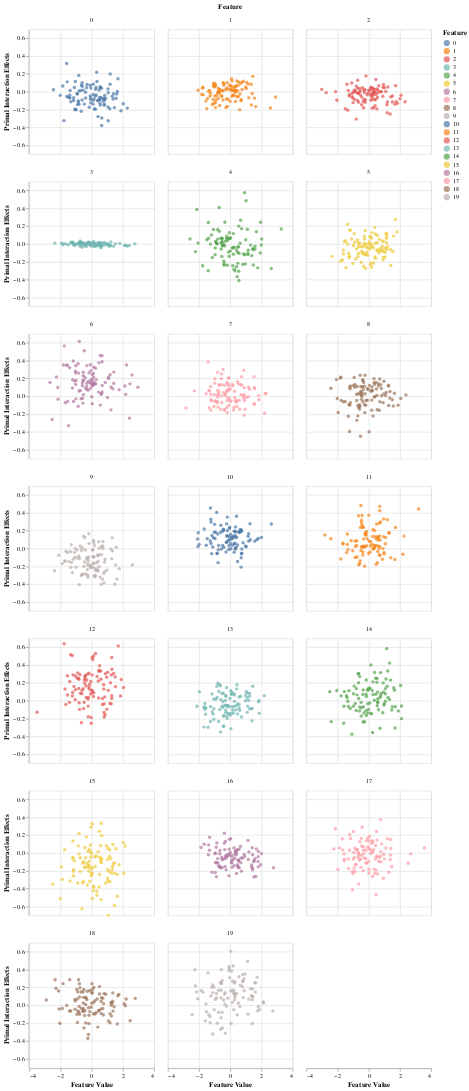

Notebook code for this chart:
### Markdown cell above
### Interaction Plot
Below we plot the interaction values for each feature. As expected, they are close to zero (notice the scale on the y-axis relative to the plots above).

### Code cell
alt.Chart(data_df).mark_point(filled=True).encode(
    alt.Y('Primal Interaction Effects:Q'),
    alt.X('Feature Value:Q'),
    alt.Color('Feature:N'),
    alt.Facet('Feature:N')
).properties(
    columns=3,
    width=200,
    height=200
)

### Figure 1 — Vega-Lite specification as saved in the notebook (floating-point values rounded to 4 significant figures; data arrays with more than 128 entries replaced by an {"elided": "..."} marker saying what was removed)
{"$schema": "https://vega.github.io/schema/vega-lite/v3.2.1.json", "columns": 3, "config": {"mark": {"tooltip": null}, "view": {"height": 300, "width": 400}}, "data": {"name": "data-5d695c373579fbd1f7b425eb35b3ed0b"}, "datasets": {"data-5d695c373579fbd1f7b425eb35b3ed0b": {"elided": "2000 records"}}, "encoding": {"color": {"field": "Feature", "type": "nominal"}, "facet": {"field": "Feature", "type": "nominal"}, "x": {"field": "Feature Value", "type": "quantitative"}, "y": {"field": "Primal Interaction Effects", "type": "quantitative"}}, "height": 200, "mark": {"filled": true, "type": "point"}, "width": 200}
